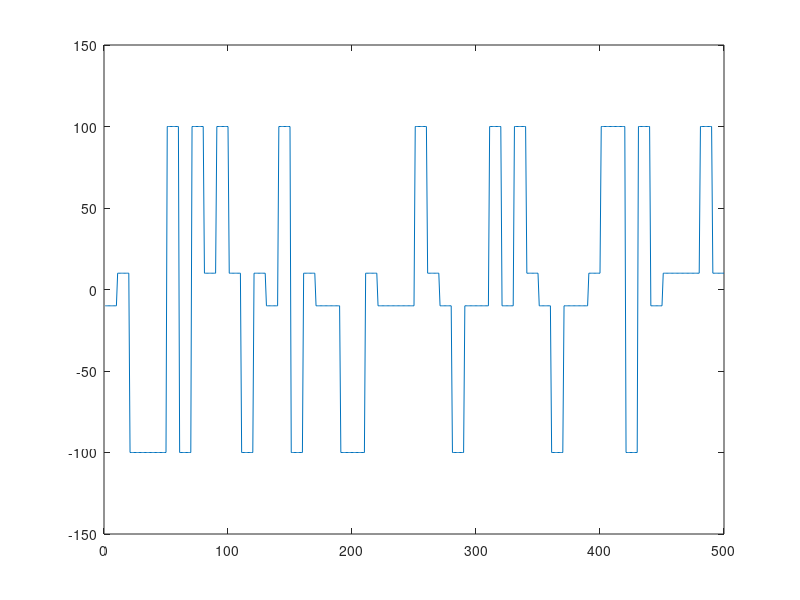
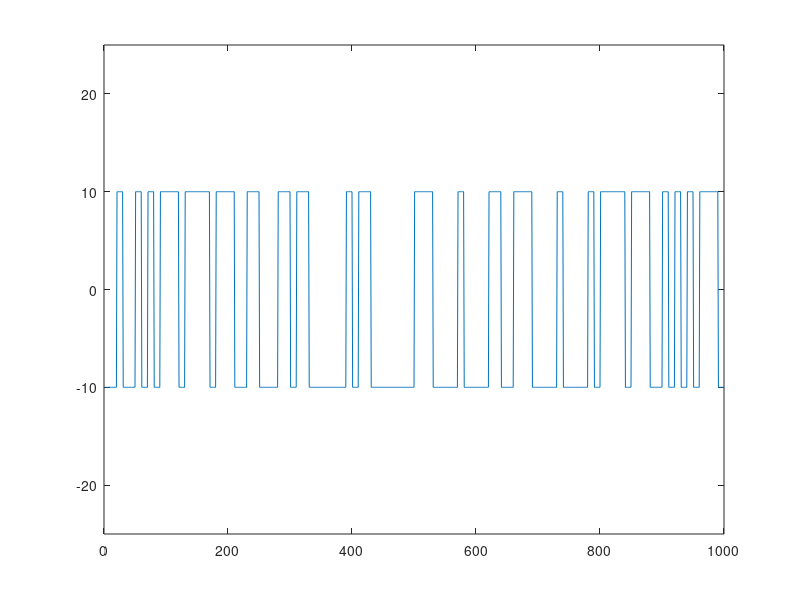

Write the MATLAB code that produced these figures, in order.
%% Nettoyage
close all;
clear;

%% Variables initiales
nb_bits = 100;
info_binaire = randi([0,1], 1,nb_bits);
Fe = 24000;
Rb = 3000;

%% Modulateur 1

% Variables
Ns_1 = 10;
a_1_0 = -10;
a_1_1 = 10;
h = ones(1,Ns_1);

% Calculs
mapping_1 = info_binaire.*(a_1_1 - a_1_0) + a_1_0;
Suite_diracs_1 = kron(mapping_1, [1 zeros(1, Ns_1-1)]);
x = filter(h, 1, Suite_diracs_1);

% Affichage
f1=figure('Name',"Modulateur 1");
Bits = ["0";"1"];
Mapping=[a_1_0;a_1_1];

%T = table(Bits,Mapping);

%uitable('Data', T, 'ColumnName', T.Properties.VariableNames, 'Position', [20 255 200 150]);

%subplot(2,2,2);
%plot(x);
%axis([0 nb_bits*Ns_1 -15 15]);

%% Modulateur 2

% Variables
Ns_2 = 10;
a_2_00 =  -10;
a_2_01 = -100;
a_2_10 = 10;
a_2_11 = 100;
h = ones(1,Ns_2);

% Calculs
info_binaire_2 = reshape(info_binaire, [2 nb_bits/2]);
mapping_2 = info_binaire_2(1,:).*info_binaire_2(2,:).*(a_2_11-a_2_10-a_2_01+a_2_00) + info_binaire_2(1,:).*(a_2_10-a_2_00) + info_binaire_2(2,:).*(a_2_01-a_2_00) + a_2_00;
Suite_diracs_2 = kron(mapping_2, [1 zeros(1, Ns_2-1)]);
x = filter(h, 1, Suite_diracs_2);

% Affichage
figure('Name',"Modulateur 2");
plot(x);
axis([0 nb_bits*Ns_2/2 -150 150]);

%% Modulateur 3

% Variables
Ns_3 = 10;
a_3_0 = -20;
a_3_1 = 20;
h = ones(1,Ns_3);

% Calculs
mapping_3 = info_binaire.*(a_3_1 - a_3_0) + a_3_0;
Suite_diracs_3 = kron(mapping_1, [1 zeros(1, Ns_3-1)]);
x = filter(h, 1, Suite_diracs_3);

% Affichage
figure('Name',"Modulateur 3");
plot(x);
axis([0 nb_bits*Ns_3 -25 25]);
